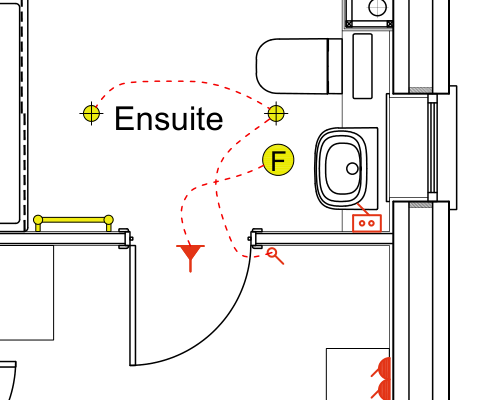
#> input picture scratch/ensuite_full.png, 500 x 400 px, found by its file name
$ python find_ensuite_red.py
#> lines starting #> are read from the running program, lines starting #| are printed output that depends on the picture; after the words box and inside, x2 and y2 are one past the last pixel; in counts of white or black regions, pixels touching at a corner belong together
import cv2
import numpy as np

ensuite = cv2.imread('scratch/ensuite_full.png')
#> ensuite is the input picture: shape (400, 500, 3); mean B, G, R 237.8, 239.4, 240.7
# Find any red pixels in ensuite
hsv = cv2.cvtColor(ensuite, cv2.COLOR_BGR2HSV)
#> hsv: shape (400, 500, 3); mean H, S, V 0.3, 3.6, 240.7
red_mask = (((hsv[:, :, 0] < 18) | (hsv[:, :, 0] > 162)) & (hsv[:, :, 1] > 70) & (hsv[:, :, 2] > 60)).astype(np.uint8) * 255
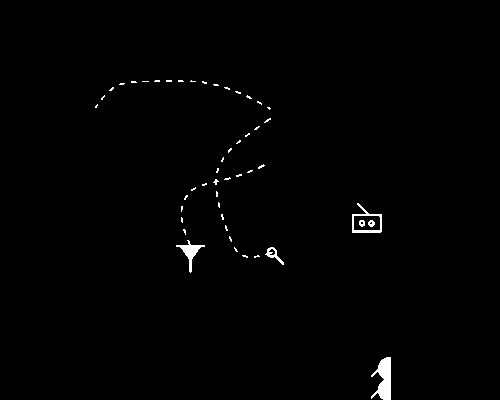
#> red_mask: shape (400, 500); 0.82% white; 49 white regions (43 under 20 px), largest, box (x1, y1, x2, y2) and area: (371, 357, 391, 400) 521, (176, 240, 205, 273) 256, (352, 203, 382, 233) 238, (265, 247, 284, 265) 105, (368, 220, 375, 227) 34, (359, 220, 365, 227) 31

num_labels, labels, stats, centroids = cv2.connectedComponentsWithStats(red_mask)
#> labels: shape (400, 500) int32; 50 distinct labels, from 0 to 49
#> num_labels = 50; stats = 50 rows, first 6: [0, 0, 500, 400, 198359], [131, 81, 6, 2, 11], [142, 81, 7, 1, 7], [154, 80, 6, 2, 11], [166, 80, 6, 2, 12], [178, 80, 6, 2, 11]; centroids = 50 pairs, first value 96 to 383.9, second value 80.5 to 378.8
print(f"Red components in ensuite area: {num_labels}")
#| Red components in ensuite area: 50
for i in range(1, num_labels):
    area = stats[i, cv2.CC_STAT_AREA]
    if area > 10:
        x, y, w, h = stats[i, cv2.CC_STAT_LEFT], stats[i, cv2.CC_STAT_TOP], stats[i, cv2.CC_STAT_WIDTH], stats[i, cv2.CC_STAT_HEIGHT]
        print(f"  Component {i}: area={area}, x={1950+x}, y={500+y}, w={w}, h={h}")
        crop = ensuite[max(0, y-10):min(ensuite.shape[0], y+h+10), max(0, x-10):min(ensuite.shape[1], x+w+10)]
        cv2.imwrite(f'scratch/ensuite_red_{i}.png', crop)
#> this loop made 49 passes
#> (area, x, y, w, h) on passes 35, 39, 40, 44, 46, 49: (238, 352, 203, 30, 30), (31, 359, 220, 6, 7), (34, 368, 220, 7, 7), (256, 176, 240, 29, 33), (105, 265, 247, 19, 18), (521, 371, 357, 20, 43)
#|   Component 1: area=11, x=2081, y=581, w=6, h=2
#|   Component 3: area=11, x=2104, y=580, w=6, h=2
#|   Component 4: area=12, x=2116, y=580, w=6, h=2
#|   Component 5: area=11, x=2128, y=580, w=6, h=2
#|   Component 10: area=11, x=2059, y=587, w=5, h=4
#|   Component 11: area=11, x=2174, y=587, w=6, h=3
#|   Component 12: area=11, x=2185, y=591, w=6, h=3
#|   Component 14: area=12, x=2196, y=595, w=6, h=4
#> (further printed lines are left out)
#> pass 1, `crop = ensuite[max(0, y-10):min(ensuite.shape[0], y+h+10), max(0, x-10..`:
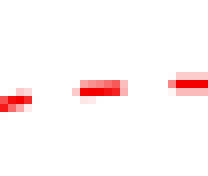
#> crop: shape (22, 26, 3) (shown 8 times larger); mean B, G, R 245.9, 245.9, 254.6
#> pass 3, `crop = ensuite[max(0, y-10):min(ensuite.shape[0], y+h+10), max(0, x-10..`:
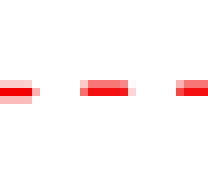
#> crop: shape (22, 26, 3) (shown 8 times larger); mean B, G, R 246.1, 246.1, 254.6

$ run again, with scratch/actual_spot.png copied over scratch/ensuite_full.png
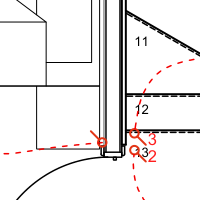
#> input picture scratch/actual_spot.png, 200 x 200 px, found by its file name
#> ensuite is the input picture: shape (200, 200, 3); mean B, G, R 234, 234.1, 236.6
#> hsv: shape (200, 200, 3); mean H, S, V 0, 3, 236.6
#> `red_mask = (((hsv[:, :, 0] < 18) | (hsv[:, :, 0] > 162)) & (hsv[:, :, ..`:
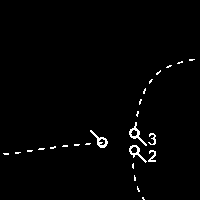
#> red_mask: shape (200, 200); 1.5% white in thin lines or dots, all inside (x1, y1, x2, y2) = (3, 59, 195, 200)
#> labels: shape (200, 200) int32; 26 distinct labels, from 0 to 25
#> num_labels = 26; stats = 26 rows, first 6: [0, 0, 200, 200, 39405], [189, 59, 6, 2, 10], [177, 61, 6, 3, 10], [166, 65, 6, 3, 10], [156, 70, 5, 5, 11], [149, 79, 4, 5, 10]; centroids = 26 pairs, first value 5.73 to 191.1, second value 59.4 to 198
#| Red components in ensuite area: 26
#> the loop `for i in range(1, num_labels):` made 25 passes
#> (area, x, y, w, h) on passes 9, 10, 11, 15, 19: (104, 129, 122, 18, 24), (98, 90, 130, 18, 18), (44, 148, 133, 8, 12), (91, 129, 145, 18, 18), (50, 148, 150, 8, 12)
#> (printed output is left out)
